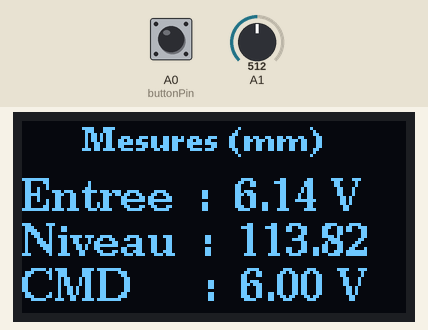
Recording of a sketch running on a simulated Arduino Uno, built with avr-gcc and run on an emulated ATmega328P. Parts: 128×64 one-colour display. The inputs (shaded band) are chosen by the test bench; at power-on: A0 (buttonPin) LOW, A1 = 512.

Above: at 1.2 s.
1.3 s: A0 (buttonPin) pulled HIGH for 0.15 s
At 2.6 s:
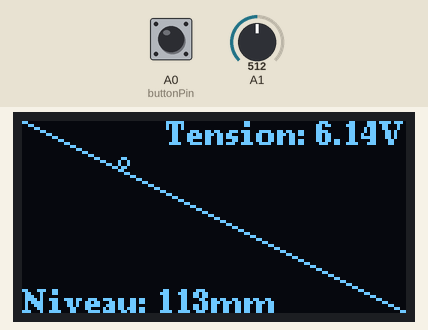
2.9 s: A1 set to 716
At 4.2 s:
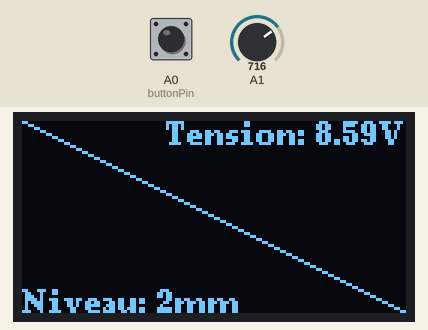
4.5 s: A0 (buttonPin) pulled HIGH for 1 s
At 5.0 s:
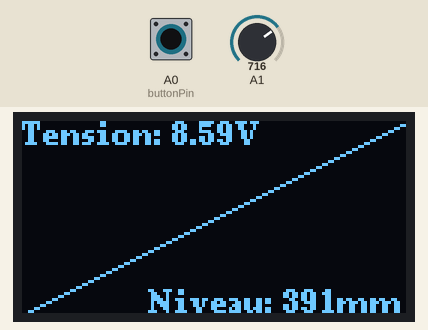
7.0 s: A1 set to 900
At 7.5 s:
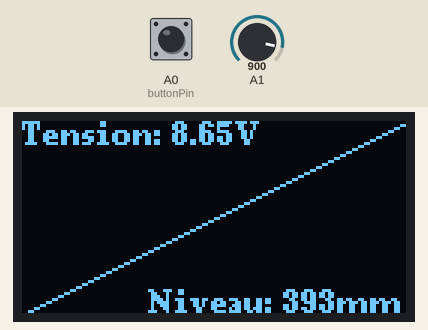
8.5 s: A1 set to 306
At 8.9 s:
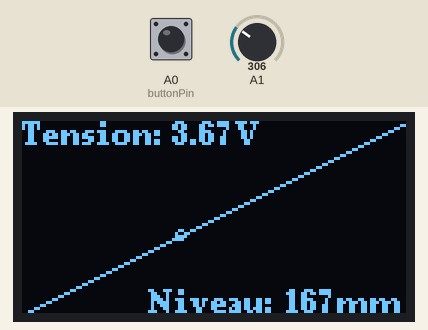
Timing chart, 0 to 11.0 s (numbered marks = the images above; inputs shaded):
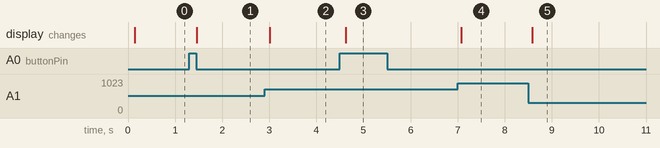

Measured:
- after the input at 1.3 s, the display: changes after 0.16 s (image 1)
- after the input at 2.9 s, the display: changes after 0.11 s (image 2)
- after the input at 4.5 s, the display: changes after 0.13 s (image 3)
- after the input at 7.0 s, the display: changes after 0.08 s (image 4)
- after the input at 8.5 s, the display: changes after 0.09 s (image 5)

The sketch:

Main.ino
```cpp
#include <U8g2lib.h>
#include <Wire.h>

#define R1 6.58
#define R2 9.57

const float a = -0.022;
const float b = 8.646;

U8G2_SSD1306_128X64_NONAME_F_HW_I2C u8g2(U8G2_R0, U8X8_PIN_NONE);

const uint8_t buttonPin = A0;
bool buttonPressed = false;
uint8_t state = 0;

int voltageInPin = 0;
float inputVoltage, trueInputVoltage;
float level, voltage;

void drawGraph(float, float, int8_t);
void drawPint(float, float, int8_t);

void setup() {
    u8g2.begin();

    pinMode(buttonPin, INPUT);
}

void loop() {
    if (digitalRead(buttonPin) && !buttonPressed) {
        state++;
        if (state > 2) {
            state = 0;
        }
        buttonPressed = true;
    } else if (!digitalRead(buttonPin)) {
        buttonPressed = false;
    }

    voltageInPin = analogRead(A1);
    inputVoltage = voltageInPin * (5.0 / 1023.0);
    trueInputVoltage = ((R1 + R2) / R1) * inputVoltage;

    if (trueInputVoltage > b) {
        trueInputVoltage = b;
    }

    level = (trueInputVoltage - b) / a;

    voltage = b - trueInputVoltage;
    voltage = map(voltage, 0, b, b, 0);

    u8g2.clearBuffer();

    switch (state) {
    case 0:
        u8g2.setFont(u8g2_font_ncenB08_tr);
        u8g2.setCursor(20, 10);
        u8g2.print("Mesures (mm)");

        u8g2.setFont(u8g2_font_ncenB10_tr);
        u8g2.setCursor(0, 30);
        u8g2.print("Entree  :  " + String(trueInputVoltage) + " V");
        u8g2.setCursor(0, 45);
        u8g2.print("Niveau  :  " + String(level));
        u8g2.setCursor(0, 60);
        u8g2.print("CMD      :  " + String(voltage) + " V");
        break;
    case 1:
        drawGraph(level, trueInputVoltage, 1);
        drawPoint(level, trueInputVoltage, 1);
        break;
    case 2:
        drawGraph(level, trueInputVoltage, -1);
        drawPoint(level, trueInputVoltage, -1);
        break;
    }

    u8g2.sendBuffer();
}

void drawGraph(float x, float y, int8_t type) {
    u8g2.setFont(u8g2_font_ncenB08_tr);

    if (type == 1) {
        u8g2.setCursor(0, 64);
        u8g2.print("Niveau: " + String((int)x) + "mm");
        u8g2.setCursor(48, 8);
        u8g2.print("Tension: " + String(y) + "V");
        u8g2.drawLine(0, 0, 128, 64);
    } else {
        x = map(x, 0, 393, 393, 0);
        u8g2.setCursor(42, 64);
        u8g2.print("Niveau: " + String((int)x) + "mm");
        u8g2.setCursor(0, 8);
        u8g2.print("Tension: " + String(y) + "V");
        u8g2.drawLine(0, 64, 128, 0);
    }
}

void drawPoint(float x, float y, int8_t type) {
    u8g2.setFont(u8g2_font_ncenB10_tr);

    if (type == 1) {
        x = map(x, 0, 393, 0, 128);
        y = map(y, 0, b, 64, 0);
        u8g2.drawRFrame(x - 4, y - 4, 4, 4, 2);
    } else {
        x = map(x, 0, 393, 128, 0);
        y = map(y, 0, b, 64, 0);
        u8g2.drawRFrame(x - 4, y - 4, 4, 4, 2);
    }
}
```
